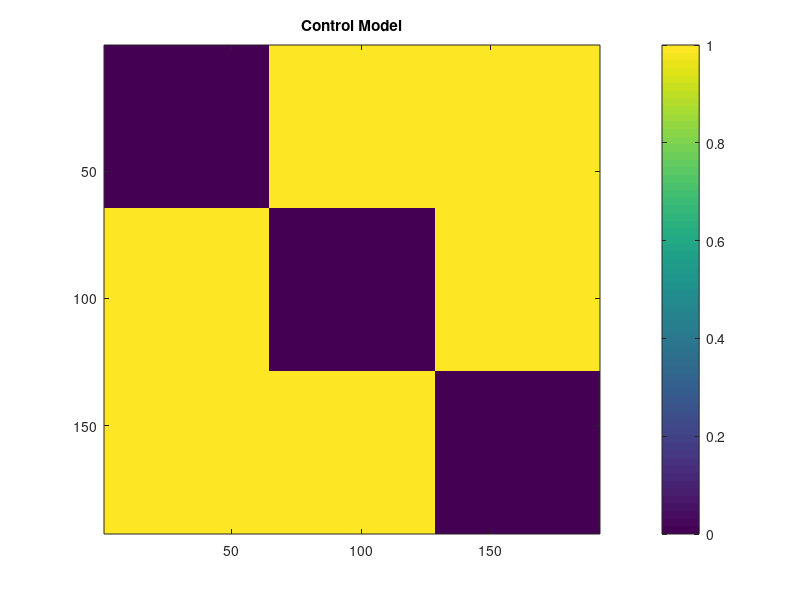

Recreate this plot in MATLAB. (Note: this script raises an error after producing the figure.)
close all
clear

%% Generate the control and two alternative models
%% Setting path
models_path = [pwd '\models\'];
results_path = fullfile(pwd, '\figures\');
mkdir(models_path)

n = 64; % fixed
disp = 1;
%% Control model
pair = 'Control Model';

model = ones(3*n,3*n);
model(1:n, 1:n) = zeros(n,n);
model(n+1:2*n, n+1:2*n) = zeros(n,n);
model(n+1:2*n, n+1:2*n) = zeros(n,n);
model(2*n+1:3*n, 2*n+1:3*n) = zeros(n,n);

for i = 1:size(model,1)
    model(i, i) = 0;
end

if disp == 1
    figure;
    imagesc(model)
    title(pair);
    
    colorbar('Ticks',[0,1], 'TickLabels', {'Sim (0)','Dissim (1)'});
    axis equal tight
    axis on
    yticks([0:32:n*3-32]);
    xticks([0:32:n*3-32]);
    ynames = ["----------", "objects", "----------", "both", "----------", "scenes"];
    xnames = ["I", "objects", "I", "both", "I", "scenes"];
    yticklabels(ynames)
    xticklabels(xnames)
    
    set(gcf, 'color', 'w');
    
    set(gcf, 'Position', get(0, 'Screensize'));
    print(gcf, [results_path pair '.png'], '-dpng','-r250');
    close all
end

save([models_path pair], 'model');

%% Object model
pair = 'Object Model';

model = ones(3*n,3*n);
model(1:n*2, 1:n*2) = zeros(n*2,n*2);
model(n*2+1:3*n, n*2+1:3*n) = zeros(n,n);

for i = 1:size(model,1)
    model(i, i) = 0;
end

if disp == 1
    figure;
    imagesc(model)
    title(pair);
    
    colorbar('Ticks',[0,1], 'TickLabels', {'Sim (0)','Dissim (1)'});
    axis equal tight
    axis on
    yticks([0:32:n*3-32]);
    xticks([0:32:n*3-32]);
    ynames = ["----------", "objects", "----------", "both", "----------", "scenes"];
    xnames = ["I", "objects", "I", "both", "I", "scenes"];
    yticklabels(ynames)
    xticklabels(xnames)
    
    set(gcf, 'color', 'w');
    
    set(gcf, 'Position', get(0, 'Screensize'));
    print(gcf, [results_path pair '.png'], '-dpng','-r250');
    close all
end

save([models_path pair], 'model');

%% Scene model
pair = 'Scene Model';

model = ones(3*n,3*n);
model(1:n, 1:n) = zeros(n,n);
model(n+1:3*n, n+1:3*n) = zeros(n*2,n*2);

for i = 1:size(model,1)
    model(i, i) = 0;
end

if disp == 1
    figure;
    imagesc(model)
    title(pair);
    
    colorbar('Ticks',[0,1], 'TickLabels', {'Sim (0)','Dissim (1)'});
    axis equal tight
    axis on
    yticks([0:32:n*3-32]);
    xticks([0:32:n*3-32]);
    ynames = ["----------", "objects", "----------", "both", "----------", "scenes"];
    xnames = ["I", "objects", "I", "both", "I", "scenes"];
    yticklabels(ynames)
    xticklabels(xnames)
    
    set(gcf, 'color', 'w');
    
    set(gcf, 'Position', get(0, 'Screensize'));
    print(gcf, [results_path pair '.png'], '-dpng','-r250');
    close all
end

save([models_path pair], 'model');

